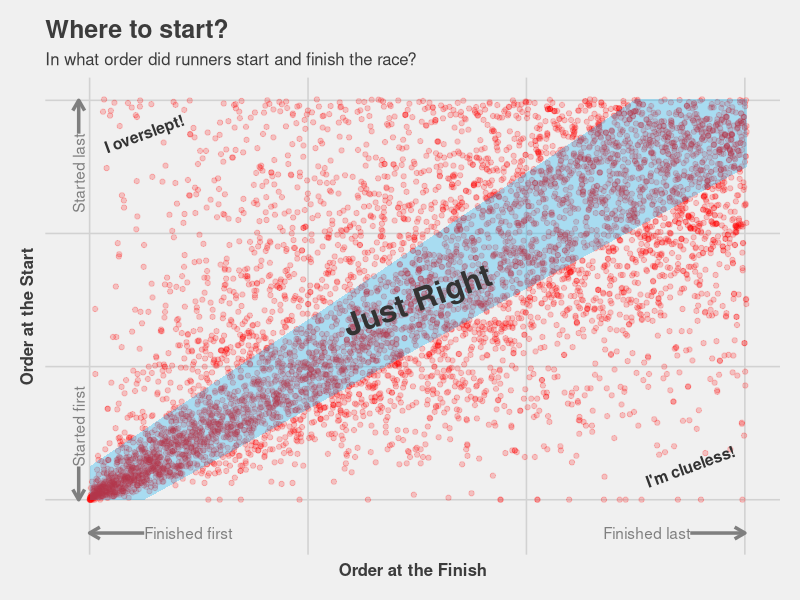

Write the R code that produced this figure.
library(tidyverse)
library(ggthemes)
library(scales)
library(grid)
library(gridExtra)


#read in the race results, taken from http://www.mychiptime.com/searchevent.php?id=11569
race <- read_csv("Half Marathon Ordering/Race Results.csv", col_types = "dddccdc") %>% 
  #get an approximate starting order based on the difference between chip time and gun time
  mutate(Start_Order = rank(Gun - Chip, ties.method = "min"),
         Finish_Order = rank(Chip, ties.method = "min"))


#plot start order vs finish order
p <- race %>% 
  ggplot(aes(Finish_Order, Start_Order)) + 
  geom_point(alpha = 0.2, color = "red") + 
  
  #highlight and label some areas on the plot based on start vs finish
  annotate("polygon", x = c(0, 500, 6016, 6016, 5000, 0), y = c(0, 0, 5000, 6016, 6016, 500), 
           fill = hue_pal()(5)[4], alpha = 0.3, size = 1)+
  annotate("text", x = c(3000, 500, 5500), y = c(3000, 5500, 500),
           label = c("Just Right", "I overslept!", "I'm clueless!"), color = "grey20",
           angle = 20, fontface = "bold", size = c(8, 4, 4)) +
  
  #add arrows to assist with axis interpretation
  annotate("segment", x = 0, xend = 500, y = -500, yend = -500, 
           arrow = arrow(end = "first", length = unit(0.3, "cm")), color = "grey50", size = 1.2)+
  annotate("text", x = 500, y = -500, label = "Finished first", color = "grey50", hjust = 0)+
  annotate("segment", x = 5500, xend = 6000, y = -500, yend = -500, 
           arrow = arrow(end = "last", length = unit(0.3, "cm")), color = "grey50", size = 1.2)+
  annotate("text", x = 5500, y = -500, label = "Finished last", color = "grey50", hjust = 1)+
  annotate("segment", x = -100, xend = -100, y = 0, yend = 500, 
           arrow = arrow(end = "first", length = unit(0.3, "cm")), color = "grey50", size = 1.2)+
  annotate("text", x = -100, y = 500, label = "Started first", color = "grey50", hjust = 0, angle = 90)+
  annotate("segment", x = -100, xend = -100, y = 5500, yend = 6000, 
           arrow = arrow(end = "last", length = unit(0.3, "cm")), color = "grey50", size = 1.2)+
  annotate("text", x = -100, y = 5500, label = "Started last", color = "grey50", hjust = 1, angle = 90)+
  
  #make some general changes to the theme to make everything look nice
  theme_fivethirtyeight() + 
  theme(axis.title = element_text(face = "bold", size = 12),
        axis.text = element_blank(),
        legend.position = "right") + 
  labs(title = "Where to start?",
       subtitle = "In what order did runners start and finish the race?",
       x = "Order at the Finish",
       y = "Order at the Start") 


#function to create custom captions
caption_plot <- function(plot, left_caption = "", right_caption = ""){
  grobTree(
    rectGrob(gp=gpar(fill="grey94", lwd = NA)),
    arrangeGrob(plot,
                rectGrob(height = 0, gp=gpar(fill="grey94", lwd = 3, col = "grey80")),
                textGrob(left_caption, just = "left", x = 0.05, y = .5, gp = gpar(fontface = "bold",
                                                                                  fontsize = 8,
                                                                                  col = "grey40",
                                                                                  fontfamily = "sans")),
                textGrob(right_caption, just = "right", x = 0.95, y = .5, gp = gpar(fontface = "bold",
                                                                                    fontsize = 8,
                                                                                    col = "grey40",
                                                                                    fontfamily = "sans")),
                layout_matrix = rbind(c(1, 1),
                                      c(2, 2),
                                      c(3, 4)),
                heights = c(.95, .01, .04)
    )
  )
  
}

#output plot as png
ggsave("Half Marathon Ordering/Race_Ordering.png", 
       caption_plot(p, "github.com/jordanRupton/PictureThis", 
                    "Source: Austin 3M Half Marathon 2019 Results"),
       width = 8, height = 4.5, dpi = 300)
